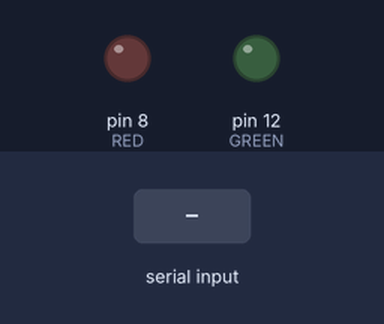
The sketch below on a simulated Arduino Uno, built with avr-gcc and run on an emulated ATmega328P. On the bench: output pins drawn as LEDs (lit = HIGH). The test bench sets the inputs (shaded band).

Above: at 1.2 s.
1.3 s: "1" received over Serial
At 2.2 s:
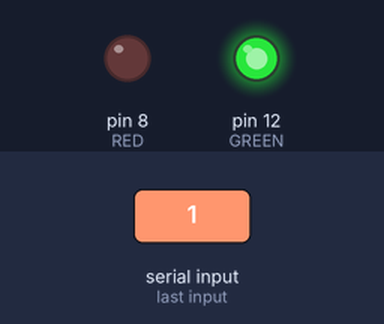
4.3 s: "0" received over Serial
At 5.7 s:
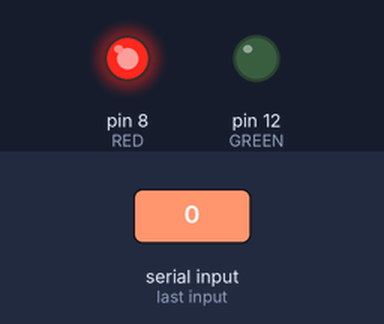
Timing chart, 0 to 7.8 s (numbered marks = the images above; inputs shaded):
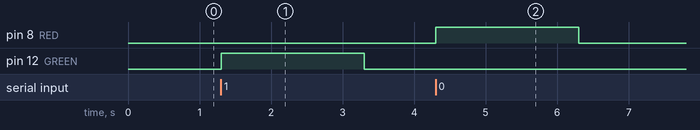

Measured:
- after the input at 1.3 s, pin 12 (GREEN): LOW → HIGH at once, → LOW 2.0 s later
- after the input at 4.3 s, pin 8 (RED): LOW → HIGH at once, → LOW 2.0 s later

The sketch:

sketch_sep22a.ino
```cpp
#define RED 8
#define GREEN 12

void setup() {
  Serial.begin(9600);
  pinMode(RED, OUTPUT);
  pinMode(GREEN, OUTPUT);
}

void loop() {

  if (Serial.available() > 0) {
    char result = Serial.read();

    if (result == '1') {
      digitalWrite(GREEN, HIGH);
      digitalWrite(RED, LOW);
      delay(2000);
      digitalWrite(GREEN, LOW);
    } else if (result == '0') {
      digitalWrite(RED, HIGH);
      digitalWrite(GREEN, LOW);
      delay(2000);
      digitalWrite(RED, LOW);
    }
  }
}
```
